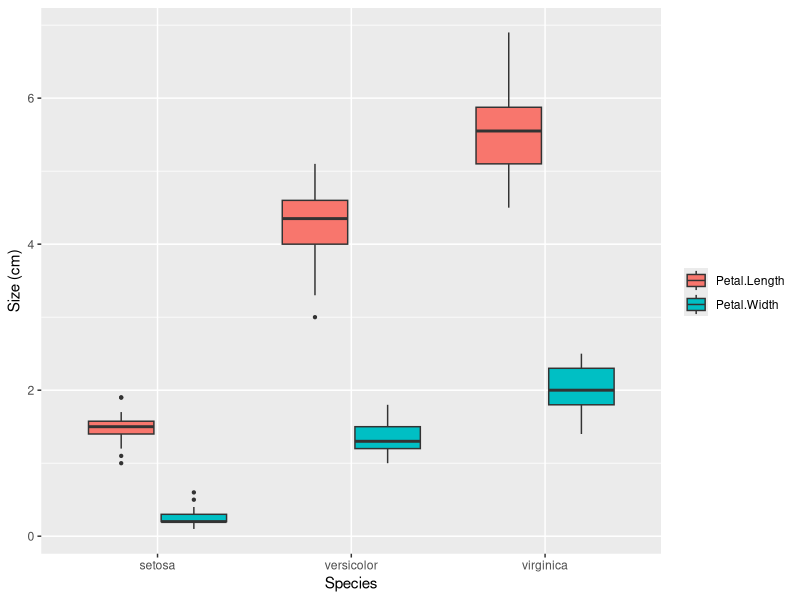
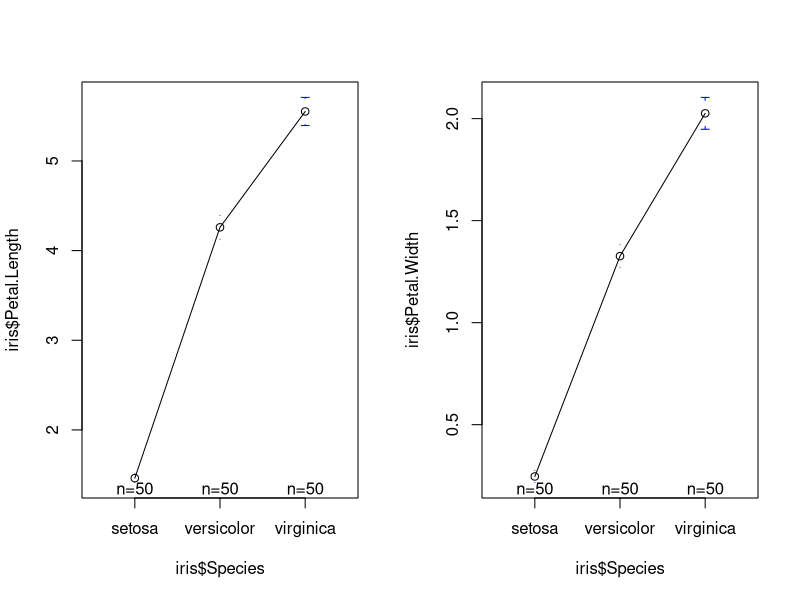
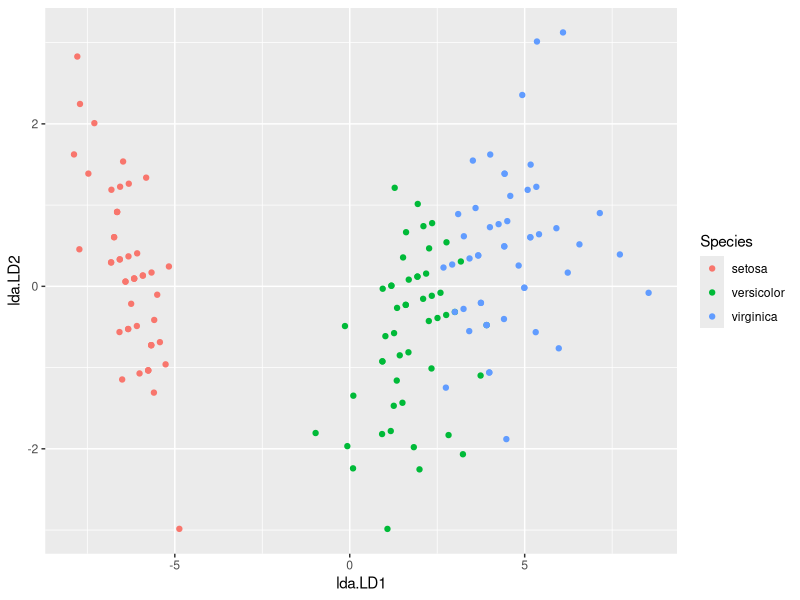

Recreate these plots in R, in order.
## ---- chunk 1
#| warning: false
#| message: false

library(ggplot2)
library(tidyr)
iris[, c("Petal.Length", "Petal.Width", "Species")] |> 
    pivot_longer(cols = c(Petal.Length, Petal.Width)) |> 
    ggplot() +
    geom_boxplot(aes(Species, value, fill = name), outlier.size = 0.8) +
    labs(y = "Size (cm)", fill = " ")

library(gplots)
par(mfrow = c(1, 2))
plotmeans(iris$Petal.Length ~ iris$Species)
plotmeans(iris$Petal.Width ~ iris$Species)
## ---- chunk 2
# multivariate normality test
PetalSize <- cbind(iris$Petal.Length, iris$Sepal.Width)
## ---- chunk 3
iris_manova <- manova(PetalSize ~ iris$Species)
summary(iris_manova)
summary(iris_manova, test = "Pillai")
summary(iris_manova, test = "Wilks")
summary(iris_manova, test = "Roy")
summary(iris_manova, test = "Hotelling-Lawley")
## ---- chunk 4
summary.aov(iris_manova)
## ---- chunk 5
library(MASS)
iris_lda <- lda(iris$Species ~ PetalSize, CV = FALSE) |> print()

plot_lda <- data.frame(Species = iris$Species,
                       lda = predict(iris_lda)$x)

ggplot(plot_lda) +
    geom_point(aes(x = lda.LD1, y = lda.LD2, colour = Species))
